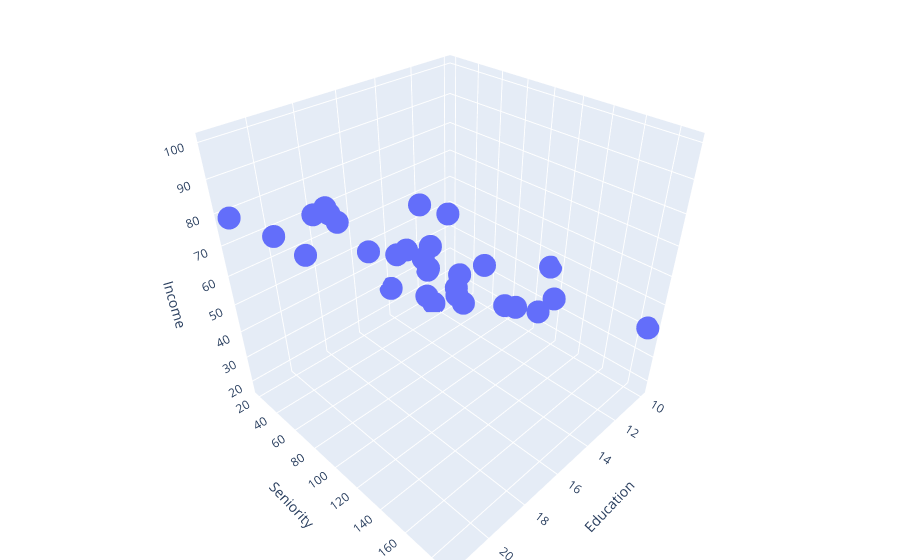

The notebook cell this image was saved under:
### Markdown cell above
a static 3d scatter plot is kind of hard to read, let's create an interactive one using plotly.

### Code cell
# visualize a 3d scatter plot between Education, Seniority, and Income using plotly
import plotly.express as px


fig = px.scatter_3d(income_df, x='Education', y='Seniority', z='Income')
fig.update_layout(margin=dict(l=0, r=0, b=0, t=0))
fig.show()

### Figure 1 — Plotly figure (JSON) as saved in the notebook; plotly's stock layout.template omitted (floating-point values rounded to 4 significant figures)
{"data": [{"hovertemplate": "Education=%{x}<br>Seniority=%{y}<br>Income=%{z}<extra></extra>", "legendgroup": "", "marker": {"color": "#636efa", "symbol": "circle"}, "mode": "markers", "name": "", "scene": "scene", "showlegend": false, "type": "scatter3d", "x": [21.59, 18.28, 12.07, 17.03, 19.93, 18.28, 19.93, 21.17, 20.34, 10, 13.72, 18.69, 11.66, 16.62, 10, 20.34, 14.14, 16.62, 16.62, 20.34, 18.28, 14.55, 17.45, 10.41, 21.59, 11.24, 19.93, 11.66, 12.07, 17.03], "y": [113.1, 119.3, 100.7, 187.6, 20, 26.21, 150.3, 82.07, 88.28, 113.1, 51.03, 144.1, 20, 94.48, 187.6, 94.48, 20, 44.83, 175.2, 187.6, 100.7, 137.9, 94.48, 32.41, 20, 44.83, 169.0, 57.24, 32.41, 106.9], "z": [99.92, 92.58, 34.68, 78.7, 68.01, 71.5, 87.97, 79.81, 90.01, 45.66, 31.91, 96.28, 27.98, 66.6, 41.53, 89.0, 28.82, 57.68, 70.11, 98.83, 74.7, 53.53, 72.08, 18.57, 78.81, 21.39, 90.81, 22.64, 17.61, 74.61]}], "layout": {"legend": {"tracegroupgap": 0}, "margin": {"b": 0, "l": 0, "r": 0, "t": 0}, "scene": {"domain": {"x": [0, 1], "y": [0, 1]}, "xaxis": {"title": {"text": "Education"}}, "yaxis": {"title": {"text": "Seniority"}}, "zaxis": {"title": {"text": "Income"}}}}}
